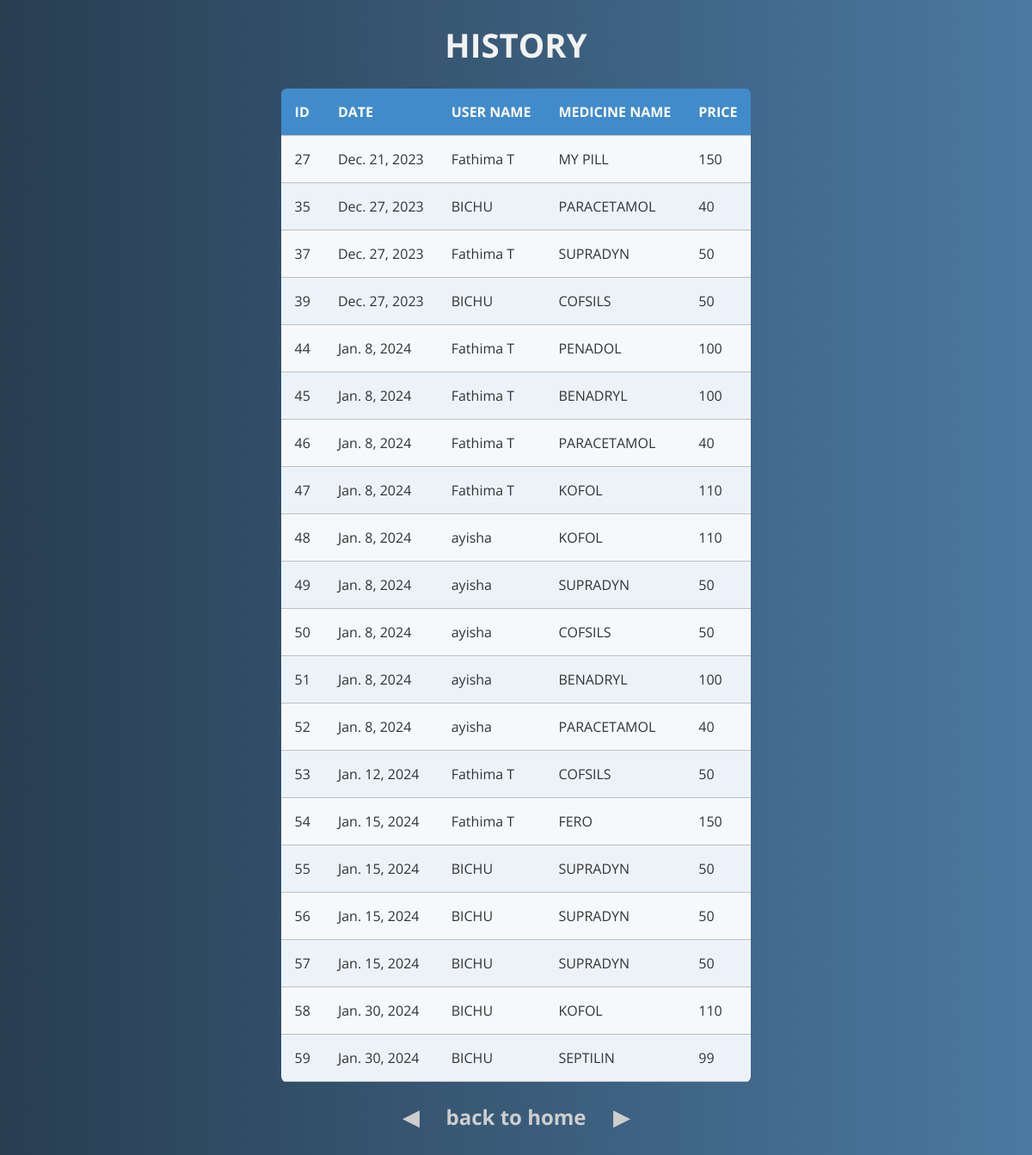
The page /pharmahistory on the database its author committed.
### newapp/models.py (models this page shows, shortened)
class booking(models.Model):
    userid = models.ForeignKey(user,on_delete=models.CASCADE)
    medicineid = models.ForeignKey(Product,on_delete=models.CASCADE)
    date = models.DateField(auto_now=True,blank=True)

class user(models.Model):
    UserName = models.CharField(max_length=50)
    Email = models.EmailField()
    Address = models.CharField(max_length=40)
    PhoneNo = models.IntegerField()
    Password = models.CharField(max_length=20)
    type = models.IntegerField()
    status =(('APPROVED','APPROVED'),
             ('PENDING','PENDING'),
             ('REJECT','REJECT'))
    entry = models.CharField(choices=status,max_length=20,default='PENDING')

class Product(models.Model):
    Image = models.FileField()
    MedicineName = models.CharField(max_length=50)
    Price = models.IntegerField()

### newapp/views.py (the view)
# urls.py: path('pharmahistory',views.pharmahistory,name='pharmahistory'),
def pharmahistory(request):
    data=booking.objects.all()
    return render(request,'pharmahistory.html',{'pharmahist':data})

### template/pharmahistory.html (shortened to what this page needs)
<!DOCTYPE html>
<html lang="en">
<head>
</head>
<body>
    <div class="container" style="">
<h1>HISTORY</h1>
  <table class="rwd-table">
    <tbody>
      <tr>
        <th>ID</th>
        <th>DATE</th>
        <th>USER NAME</th>
        <th>MEDICINE NAME</th>
        <th>PRICE</th>
      </tr>
      {% for i in pharmahist %}
      <tr>
        <td data-th="Supplier Code">
            {{i.id}}
        </td>
        <td data-th="Supplier Code">
            {{i.date}}
        </td>
        <td data-th="Supplier Name">
          {{i.userid.UserName}}
        </td>
        <td data-th="Supplier Name">
          {{i.medicineid.MedicineName}}
        </td>
        <td data-th="Invoice Number">
          {{i.medicineid.Price}}
        </td>
      </tr>
    {% endfor %}
    </tbody>
  </table>
<a href="pharmahome"> <h3>back to home</h3></a>
</div>
</body>
</html>

### template/pharmahistory.html (style rules this page uses)
* { font-family: 'Open Sans', sans-serif; }
.rwd-table { margin: auto; min-width: 300px; max-width: 100%; border-collapse: collapse; }
.rwd-table tr:first-child { border-top: none; background: #428bca; color: #fff; }
.rwd-table tr { border-top: 1px solid #ddd; border-bottom: 1px solid #ddd; background-color: #f5f9fc; }
.rwd-table tr:nth-child(odd):not(:first-child) { background-color: #ebf3f9; }
.rwd-table th { display: none; }
.rwd-table td { display: block; }
.rwd-table td:first-child { margin-top: .5em; }
.rwd-table td:last-child { margin-bottom: .5em; }
.rwd-table td:before { content: attr(data-th) ": "; font-weight: bold; width: 120px; display: inline-block; color: #000; }
.rwd-table th, .rwd-table td { text-align: left; }
.rwd-table { color: #333; border-radius: .4em; overflow: hidden; }
.rwd-table tr { border-color: #bfbfbf; }
.rwd-table th, .rwd-table td { padding: .5em 1em; }
@media screen and (min-width: 600px) { .rwd-table td:before { display: none; } }
@media screen and (min-width: 600px) { .rwd-table th, .rwd-table td { display: table-cell; padding: .25em .5em; } }
@media screen and (min-width: 600px) { .rwd-table th:first-child, .rwd-table td:first-child { padding-left: 0; } }
@media screen and (min-width: 600px) { .rwd-table th:last-child, .rwd-table td:last-child { padding-right: 0; } }
@media screen and (min-width: 600px) { .rwd-table th, .rwd-table td { padding: 1em !important; } }
body { background: #4B79A1; background: -webkit-linear-gradient(to left, #4B79A1 , #283E51); background: linear-gradient(to left, #4B79A1 , #283E51); }
h1 { text-align: center; font-size: 2.4em; color: #f2f2f2; }
.container { display: block; text-align: center; }
h3 { display: inline-block; position: relative; text-align: center; font-size: 1.5em; color: #cecece; }
h3:before { content: "\25C0"; position: absolute; left: -50px; -webkit-animation: leftRight 2s linear infinite; animation: leftRight 2s linear infinite; }
h3:after { content: "\25b6"; position: absolute; right: -50px; -webkit-animation: leftRight 2s linear infinite reverse; animation: leftRight 2s linear infinite reverse; }

### rows shown on the page
booking: id "27", date "Dec. 21, 2023", userid.UserName "Fathima T", medicineid.MedicineName "MY PILL", medicineid.Price "150"
booking: id "35", date "Dec. 27, 2023", userid.UserName "BICHU", medicineid.MedicineName "PARACETAMOL", medicineid.Price "40"
booking: id "37", date "Dec. 27, 2023", userid.UserName "Fathima T", medicineid.MedicineName "SUPRADYN", medicineid.Price "50"
booking: id "39", date "Dec. 27, 2023", userid.UserName "BICHU", medicineid.MedicineName "COFSILS", medicineid.Price "50"
booking: id "44", date "Jan. 8, 2024", userid.UserName "Fathima T", medicineid.MedicineName "PENADOL", medicineid.Price "100"
booking: id "45", date "Jan. 8, 2024", userid.UserName "Fathima T", medicineid.MedicineName "BENADRYL", medicineid.Price "100"
booking: id "46", date "Jan. 8, 2024", userid.UserName "Fathima T", medicineid.MedicineName "PARACETAMOL", medicineid.Price "40"
booking: id "47", date "Jan. 8, 2024", userid.UserName "Fathima T", medicineid.MedicineName "KOFOL", medicineid.Price "110"
booking: id "48", date "Jan. 8, 2024", userid.UserName "ayisha", medicineid.MedicineName "KOFOL", medicineid.Price "110"
booking: id "49", date "Jan. 8, 2024", userid.UserName "ayisha", medicineid.MedicineName "SUPRADYN", medicineid.Price "50"
booking: id "50", date "Jan. 8, 2024", userid.UserName "ayisha", medicineid.MedicineName "COFSILS", medicineid.Price "50"
booking: id "51", date "Jan. 8, 2024", userid.UserName "ayisha", medicineid.MedicineName "BENADRYL", medicineid.Price "100"
booking: id "52", date "Jan. 8, 2024", userid.UserName "ayisha", medicineid.MedicineName "PARACETAMOL", medicineid.Price "40"
booking: id "53", date "Jan. 12, 2024", userid.UserName "Fathima T", medicineid.MedicineName "COFSILS", medicineid.Price "50"
booking: id "54", date "Jan. 15, 2024", userid.UserName "Fathima T", medicineid.MedicineName "FERO", medicineid.Price "150"
booking: id "55", date "Jan. 15, 2024", userid.UserName "BICHU", medicineid.MedicineName "SUPRADYN", medicineid.Price "50"
booking: id "56", date "Jan. 15, 2024", userid.UserName "BICHU", medicineid.MedicineName "SUPRADYN", medicineid.Price "50"
booking: id "57", date "Jan. 15, 2024", userid.UserName "BICHU", medicineid.MedicineName "SUPRADYN", medicineid.Price "50"
booking: id "58", date "Jan. 30, 2024", userid.UserName "BICHU", medicineid.MedicineName "KOFOL", medicineid.Price "110"
booking: id "59", date "Jan. 30, 2024", userid.UserName "BICHU", medicineid.MedicineName "SEPTILIN", medicineid.Price "99"
